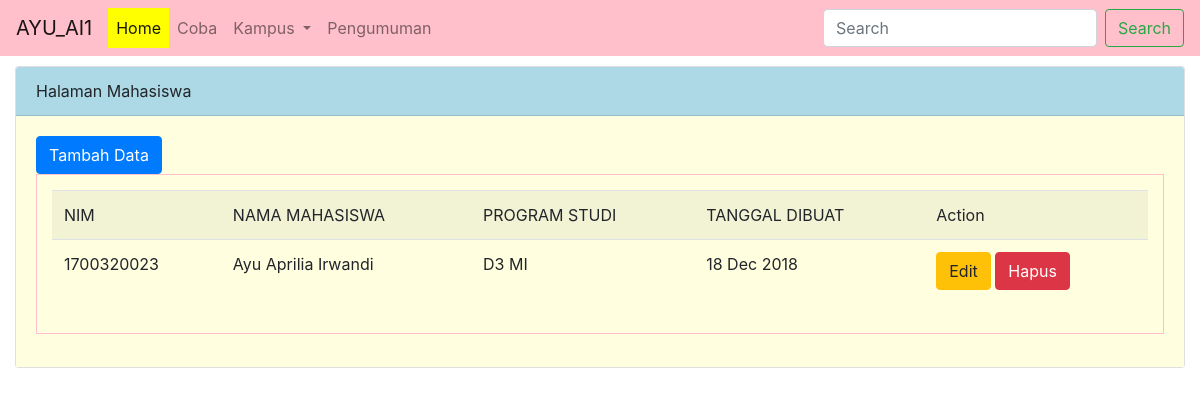
/index.php/admin/mahasiswa, run on the app's committed database.
### tables this page shows
CREATE TABLE `mahasiswa` (
  `nim` varchar(10) NOT NULL,
  `nama_mhs` varchar(225) NOT NULL,
  `program_studi` varchar(225) NOT NULL,
  `created_at` datetime NOT NULL DEFAULT CURRENT_TIMESTAMP
);

### application/controllers/admin/mahasiswa.php (called while the page is built, shortened)
<?php
class Mahasiswa extends CI_Controller
{
	public function __construct()
	{
		$this->load->model('mahasiswa_model');
	}
	 public function index()
	{
		$data['judul'] = 'Mahasiswa';
		$data['sub_judul'] = 'Halaman Mahasiswa';
		$data['halaman'] = 'admin/v_Mahasiswa';
		$data['isi_tabel'] = $this->mahasiswa_model->all();
		$this->load->view('admin/v_template',$data);
	}
}

### index.php (called while the page is built, shortened)
<?php
require_once BASEPATH.'core/CodeIgniter.php';

### application/models/mahasiswa_model.php (called while the page is built, shortened)
<?php
class Mahasiswa_model extends CI_Model {
	public function all()
	{
		return $this->db->get('mahasiswa')->result();
	}
}

### application/views/admin/v_mahasiswa.php (the view, shortened to what this page needs)
<div class="col-sm-12" >
  <div class="card" >
   <div class="card-header" style="background-color: lightblue"> <?php echo $sub_judul; ?></div>
   <div class="card-body" style="background-color: lightyellow">
    <a href="<?php echo site_url('admin/mahasiswa/tambah')?>" class="btn btn-primary" > Tambah Data</a>
     <div style="border: 1px solid pink; padding: 15px; margin-bottom: 13px">
       <table class="table table-striped table-border" bgcolor="lightyellow">
         <tr>
           <td>NIM</td>
           <td>NAMA MAHASISWA</td>
           <td>PROGRAM STUDI</td>
           <td>TANGGAL DIBUAT</td>
           <td>Action</td>
         </tr>
     <?php
     foreach ($isi_tabel as $value){
      ?>
         <tr>
           <td><?= $value->nim ?></td>
           <td><?= $value->nama_mhs ?></td>
           <td><?= $value->program_studi ?></td>
           <td><?= date('d M Y', strtotime($value->created_at)) ?></td>
           <td>
             <a href="#" class="btn btn-warning"> Edit </a>
             <a href="<?= site_url('admin/mahasiswa/hapus/'.$value->nim); ?>" class="btn btn-danger"> Hapus </a>
           </td>
         </tr>
       <?php
   }
   ?>
       </table>
     </div>
     </div>
   </div>
 </div>

### data on the page
mahasiswa: nim "1700320023", nama_mhs "Ayu Aprilia Irwandi", program_studi "D3 MI", created_at "18 Dec 2018"

### other printed values
$sub_judul "Halaman Mahasiswa"
